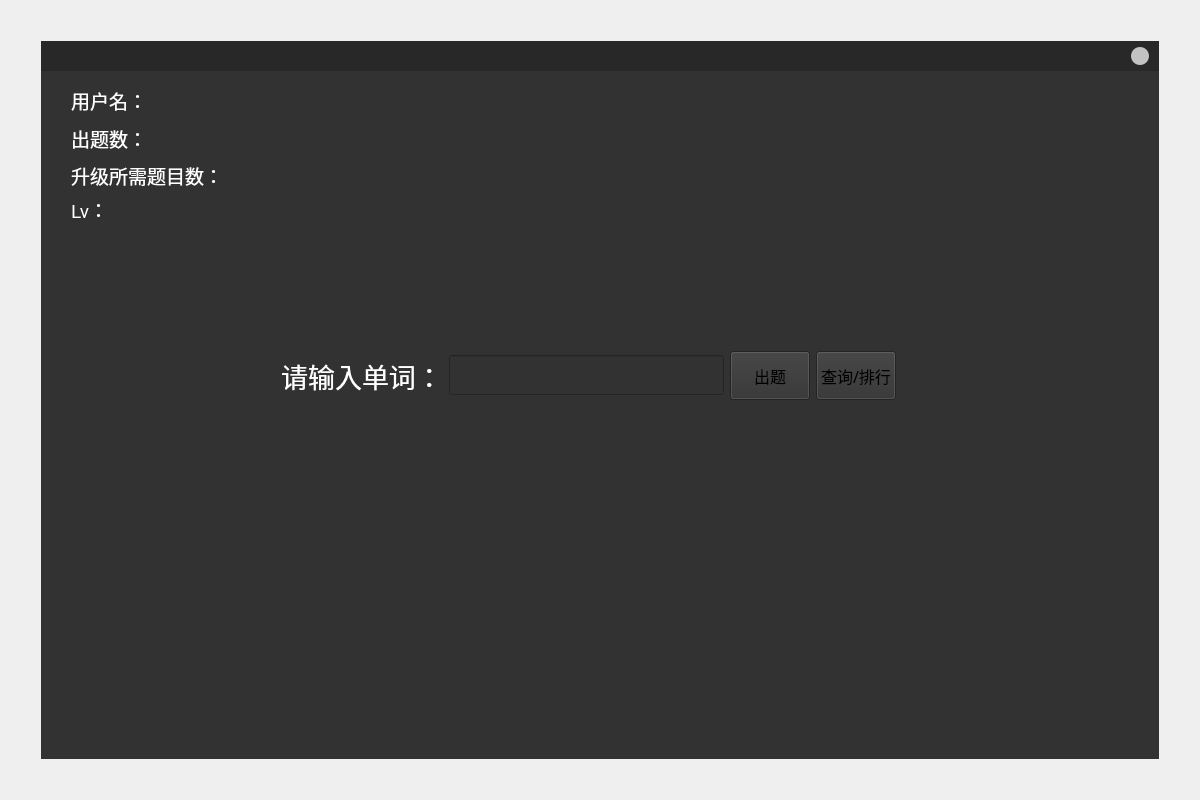
<?xml version="1.0" encoding="UTF-8"?>
<ui version="4.0">
 <class>questionWindow</class>
 <widget class="QWidget" name="questionWindow">
  <property name="geometry">
   <rect>
    <x>0</x>
    <y>0</y>
    <width>1200</width>
    <height>800</height>
   </rect>
  </property>
  <property name="windowTitle">
   <string>challengeWindow</string>
  </property>
  <property name="styleSheet">
   <string notr="true"/>
  </property>
  <layout class="QGridLayout" name="gridLayout_2">
   <item row="0" column="0">
    <layout class="QGridLayout" name="gridLayout">
     <property name="leftMargin">
      <number>0</number>
     </property>
     <property name="topMargin">
      <number>0</number>
     </property>
     <property name="rightMargin">
      <number>0</number>
     </property>
     <property name="bottomMargin">
      <number>0</number>
     </property>
     <item row="0" column="0">
      <layout class="QVBoxLayout" name="verticalLayout">
       <property name="leftMargin">
        <number>30</number>
       </property>
       <property name="topMargin">
        <number>30</number>
       </property>
       <property name="rightMargin">
        <number>30</number>
       </property>
       <property name="bottomMargin">
        <number>30</number>
       </property>
       <item>
        <widget class="QWidget" name="mainWidget" native="true">
         <layout class="QVBoxLayout" name="verticalLayout_3">
          <property name="leftMargin">
           <number>0</number>
          </property>
          <property name="topMargin">
           <number>0</number>
          </property>
          <property name="rightMargin">
           <number>0</number>
          </property>
          <property name="bottomMargin">
           <number>0</number>
          </property>
          <item>
           <layout class="QVBoxLayout" name="mainLayout">
            <property name="spacing">
             <number>0</number>
            </property>
            <item>
             <widget class="QWidget" name="titleBar" native="true">
              <property name="minimumSize">
               <size>
                <width>0</width>
                <height>30</height>
               </size>
              </property>
              <property name="maximumSize">
               <size>
                <width>16777215</width>
                <height>30</height>
               </size>
              </property>
              <property name="styleSheet">
               <string notr="true">#titleBar{

background-color: rgb(40, 40, 40);}</string>
              </property>
              <layout class="QVBoxLayout" name="verticalLayout_2">
               <property name="leftMargin">
                <number>0</number>
               </property>
               <property name="topMargin">
                <number>0</number>
               </property>
               <property name="rightMargin">
                <number>0</number>
               </property>
               <property name="bottomMargin">
                <number>0</number>
               </property>
               <item>
                <layout class="QHBoxLayout" name="horizontalLayout">
                 <property name="topMargin">
                  <number>5</number>
                 </property>
                 <property name="rightMargin">
                  <number>10</number>
                 </property>
                 <property name="bottomMargin">
                  <number>4</number>
                 </property>
                 <item>
                  <spacer name="horizontalSpacer">
                   <property name="orientation">
                    <enum>Qt::Horizontal</enum>
                   </property>
                   <property name="sizeHint" stdset="0">
                    <size>
                     <width>40</width>
                     <height>20</height>
                    </size>
                   </property>
                  </spacer>
                 </item>
                 <item>
                  <widget class="QPushButton" name="Button_close">
                   <property name="minimumSize">
                    <size>
                     <width>18</width>
                     <height>18</height>
                    </size>
                   </property>
                   <property name="maximumSize">
                    <size>
                     <width>18</width>
                     <height>18</height>
                    </size>
                   </property>
                   <property name="styleSheet">
                    <string notr="true">QPushButton{background-color:#c2c2c2;border-radius:9px}
QPushButton:hover {background-color:#cb4042;border-radius:9px;}
QPushButton:pressed {background-color:#ab3b3a;border-radius:9px;}</string>
                   </property>
                   <property name="text">
                    <string/>
                   </property>
                  </widget>
                 </item>
                </layout>
               </item>
              </layout>
             </widget>
            </item>
            <item>
             <widget class="QWidget" name="mainDisplayWidget" native="true">
              <property name="font">
               <font>
                <pointsize>18</pointsize>
               </font>
              </property>
              <property name="autoFillBackground">
               <bool>false</bool>
              </property>
              <property name="styleSheet">
               <string notr="true">background-color: rgb(50, 50, 50);</string>
              </property>
              <widget class="QWidget" name="layoutWidget">
               <property name="geometry">
                <rect>
                 <x>240</x>
                 <y>280</y>
                 <width>615</width>
                 <height>49</height>
                </rect>
               </property>
               <layout class="QHBoxLayout" name="horizontalLayout_4">
                <item>
                 <widget class="QLabel" name="label_word">
                  <property name="sizePolicy">
                   <sizepolicy hsizetype="Preferred" vsizetype="Expanding">
                    <horstretch>0</horstretch>
                    <verstretch>0</verstretch>
                   </sizepolicy>
                  </property>
                  <property name="maximumSize">
                   <size>
                    <width>16777215</width>
                    <height>50</height>
                   </size>
                  </property>
                  <property name="font">
                   <font>
                    <family>Microsoft YaHei UI</family>
                    <pointsize>20</pointsize>
                   </font>
                  </property>
                  <property name="styleSheet">
                   <string notr="true">color: rgb(255, 255, 255);</string>
                  </property>
                  <property name="text">
                   <string>请输入单词：</string>
                  </property>
                  <property name="alignment">
                   <set>Qt::AlignCenter</set>
                  </property>
                  <property name="wordWrap">
                   <bool>false</bool>
                  </property>
                 </widget>
                </item>
                <item>
                 <widget class="QtMaterialAutoComplete" name="lineEdit_input">
                  <property name="sizePolicy">
                   <sizepolicy hsizetype="Expanding" vsizetype="Expanding">
                    <horstretch>0</horstretch>
                    <verstretch>0</verstretch>
                   </sizepolicy>
                  </property>
                  <property name="maximumSize">
                   <size>
                    <width>16777215</width>
                    <height>40</height>
                   </size>
                  </property>
                  <property name="font">
                   <font>
                    <family>Roboto</family>
                    <pointsize>18</pointsize>
                   </font>
                  </property>
                  <property name="autoFillBackground">
                   <bool>false</bool>
                  </property>
                  <property name="styleSheet">
                   <string notr="true">color: rgb(255, 255, 255);</string>
                  </property>
                  <property name="text">
                   <string/>
                  </property>
                  <property name="alignment">
                   <set>Qt::AlignCenter</set>
                  </property>
                 </widget>
                </item>
                <item>
                 <widget class="QtMaterialFlatButton" name="pushButton_addword">
                  <property name="sizePolicy">
                   <sizepolicy hsizetype="Minimum" vsizetype="Expanding">
                    <horstretch>0</horstretch>
                    <verstretch>0</verstretch>
                   </sizepolicy>
                  </property>
                  <property name="maximumSize">
                   <size>
                    <width>16777215</width>
                    <height>50</height>
                   </size>
                  </property>
                  <property name="font">
                   <font>
                    <family>微软雅黑</family>
                    <pointsize>12</pointsize>
                   </font>
                  </property>
                  <property name="text">
                   <string>出题</string>
                  </property>
                 </widget>
                </item>
                <item>
                 <widget class="QtMaterialFlatButton" name="pushButton_searchsort">
                  <property name="sizePolicy">
                   <sizepolicy hsizetype="Minimum" vsizetype="Expanding">
                    <horstretch>0</horstretch>
                    <verstretch>0</verstretch>
                   </sizepolicy>
                  </property>
                  <property name="maximumSize">
                   <size>
                    <width>16777215</width>
                    <height>50</height>
                   </size>
                  </property>
                  <property name="font">
                   <font>
                    <family>微软雅黑</family>
                    <pointsize>12</pointsize>
                   </font>
                  </property>
                  <property name="text">
                   <string>查询/排行</string>
                  </property>
                 </widget>
                </item>
               </layout>
              </widget>
              <widget class="QWidget" name="layoutWidget">
               <property name="geometry">
                <rect>
                 <x>30</x>
                 <y>11</y>
                 <width>271</width>
                 <height>142</height>
                </rect>
               </property>
               <layout class="QVBoxLayout" name="verticalLayout_4">
                <property name="spacing">
                 <number>0</number>
                </property>
                <item>
                 <layout class="QHBoxLayout" name="horizontalLayout_6">
                  <item>
                   <widget class="QLabel" name="label_username">
                    <property name="sizePolicy">
                     <sizepolicy hsizetype="Expanding" vsizetype="Expanding">
                      <horstretch>0</horstretch>
                      <verstretch>0</verstretch>
                     </sizepolicy>
                    </property>
                    <property name="maximumSize">
                     <size>
                      <width>90</width>
                      <height>16777215</height>
                     </size>
                    </property>
                    <property name="font">
                     <font>
                      <family>Microsoft YaHei UI</family>
                      <pointsize>14</pointsize>
                     </font>
                    </property>
                    <property name="styleSheet">
                     <string notr="true">color: rgb(255, 255, 255);</string>
                    </property>
                    <property name="text">
                     <string>用户名：</string>
                    </property>
                    <property name="alignment">
                     <set>Qt::AlignLeading|Qt::AlignLeft|Qt::AlignVCenter</set>
                    </property>
                   </widget>
                  </item>
                  <item>
                   <widget class="QLabel" name="label_username_val">
                    <property name="font">
                     <font>
                      <family>Roboto</family>
                      <pointsize>14</pointsize>
                     </font>
                    </property>
                    <property name="styleSheet">
                     <string notr="true">color: rgb(255, 255, 255);</string>
                    </property>
                    <property name="text">
                     <string/>
                    </property>
                   </widget>
                  </item>
                 </layout>
                </item>
                <item>
                 <layout class="QHBoxLayout" name="horizontalLayout_3">
                  <item>
                   <widget class="QLabel" name="label_questions">
                    <property name="sizePolicy">
                     <sizepolicy hsizetype="Expanding" vsizetype="Expanding">
                      <horstretch>0</horstretch>
                      <verstretch>0</verstretch>
                     </sizepolicy>
                    </property>
                    <property name="maximumSize">
                     <size>
                      <width>90</width>
                      <height>16777215</height>
                     </size>
                    </property>
                    <property name="font">
                     <font>
                      <family>Microsoft YaHei UI</family>
                      <pointsize>14</pointsize>
                     </font>
                    </property>
                    <property name="styleSheet">
                     <string notr="true">color: rgb(255, 255, 255);</string>
                    </property>
                    <property name="text">
                     <string>出题数：</string>
                    </property>
                    <property name="alignment">
                     <set>Qt::AlignLeading|Qt::AlignLeft|Qt::AlignVCenter</set>
                    </property>
                   </widget>
                  </item>
                  <item>
                   <widget class="QLabel" name="label_questions_val">
                    <property name="font">
                     <font>
                      <family>Roboto</family>
                      <pointsize>14</pointsize>
                     </font>
                    </property>
                    <property name="styleSheet">
                     <string notr="true">color: rgb(255, 255, 255);</string>
                    </property>
                    <property name="text">
                     <string/>
                    </property>
                   </widget>
                  </item>
                 </layout>
                </item>
                <item>
                 <layout class="QHBoxLayout" name="horizontalLayout_8">
                  <item>
                   <widget class="QLabel" name="label_upquestions">
                    <property name="sizePolicy">
                     <sizepolicy hsizetype="Expanding" vsizetype="Expanding">
                      <horstretch>0</horstretch>
                      <verstretch>0</verstretch>
                     </sizepolicy>
                    </property>
                    <property name="maximumSize">
                     <size>
                      <width>200</width>
                      <height>16777215</height>
                     </size>
                    </property>
                    <property name="font">
                     <font>
                      <family>Microsoft YaHei UI</family>
                      <pointsize>14</pointsize>
                     </font>
                    </property>
                    <property name="styleSheet">
                     <string notr="true">color: rgb(255, 255, 255);</string>
                    </property>
                    <property name="text">
                     <string>升级所需题目数：</string>
                    </property>
                    <property name="alignment">
                     <set>Qt::AlignLeading|Qt::AlignLeft|Qt::AlignVCenter</set>
                    </property>
                   </widget>
                  </item>
                  <item>
                   <widget class="QLabel" name="label_upquestions_val">
                    <property name="font">
                     <font>
                      <family>Roboto</family>
                      <pointsize>14</pointsize>
                     </font>
                    </property>
                    <property name="styleSheet">
                     <string notr="true">color: rgb(255, 255, 255);</string>
                    </property>
                    <property name="text">
                     <string/>
                    </property>
                   </widget>
                  </item>
                 </layout>
                </item>
                <item>
                 <layout class="QHBoxLayout" name="horizontalLayout_2">
                  <property name="sizeConstraint">
                   <enum>QLayout::SetDefaultConstraint</enum>
                  </property>
                  <item>
                   <widget class="QLabel" name="label_lv">
                    <property name="sizePolicy">
                     <sizepolicy hsizetype="Expanding" vsizetype="Expanding">
                      <horstretch>0</horstretch>
                      <verstretch>0</verstretch>
                     </sizepolicy>
                    </property>
                    <property name="maximumSize">
                     <size>
                      <width>40</width>
                      <height>30</height>
                     </size>
                    </property>
                    <property name="font">
                     <font>
                      <family>Roboto</family>
                      <pointsize>14</pointsize>
                     </font>
                    </property>
                    <property name="styleSheet">
                     <string notr="true">color: rgb(255, 255, 255);</string>
                    </property>
                    <property name="text">
                     <string>Lv：</string>
                    </property>
                    <property name="alignment">
                     <set>Qt::AlignLeading|Qt::AlignLeft|Qt::AlignVCenter</set>
                    </property>
                   </widget>
                  </item>
                  <item>
                   <widget class="QLabel" name="label_lv_val">
                    <property name="sizePolicy">
                     <sizepolicy hsizetype="Preferred" vsizetype="Expanding">
                      <horstretch>0</horstretch>
                      <verstretch>0</verstretch>
                     </sizepolicy>
                    </property>
                    <property name="maximumSize">
                     <size>
                      <width>16777215</width>
                      <height>30</height>
                     </size>
                    </property>
                    <property name="font">
                     <font>
                      <family>Roboto</family>
                      <pointsize>14</pointsize>
                     </font>
                    </property>
                    <property name="styleSheet">
                     <string notr="true">color: rgb(255, 255, 255);</string>
                    </property>
                    <property name="text">
                     <string/>
                    </property>
                   </widget>
                  </item>
                 </layout>
                </item>
               </layout>
              </widget>
             </widget>
            </item>
           </layout>
          </item>
         </layout>
        </widget>
       </item>
      </layout>
     </item>
    </layout>
   </item>
  </layout>
 </widget>
 <customwidgets>
  <customwidget>
   <class>QtMaterialAutoComplete</class>
   <extends>QLineEdit</extends>
   <header location="global">qtmaterialautocomplete.h</header>
  </customwidget>
  <customwidget>
   <class>QtMaterialFlatButton</class>
   <extends>QPushButton</extends>
   <header location="global">qtmaterialflatbutton.h</header>
  </customwidget>
 </customwidgets>
 <resources/>
 <connections/>
</ui>
